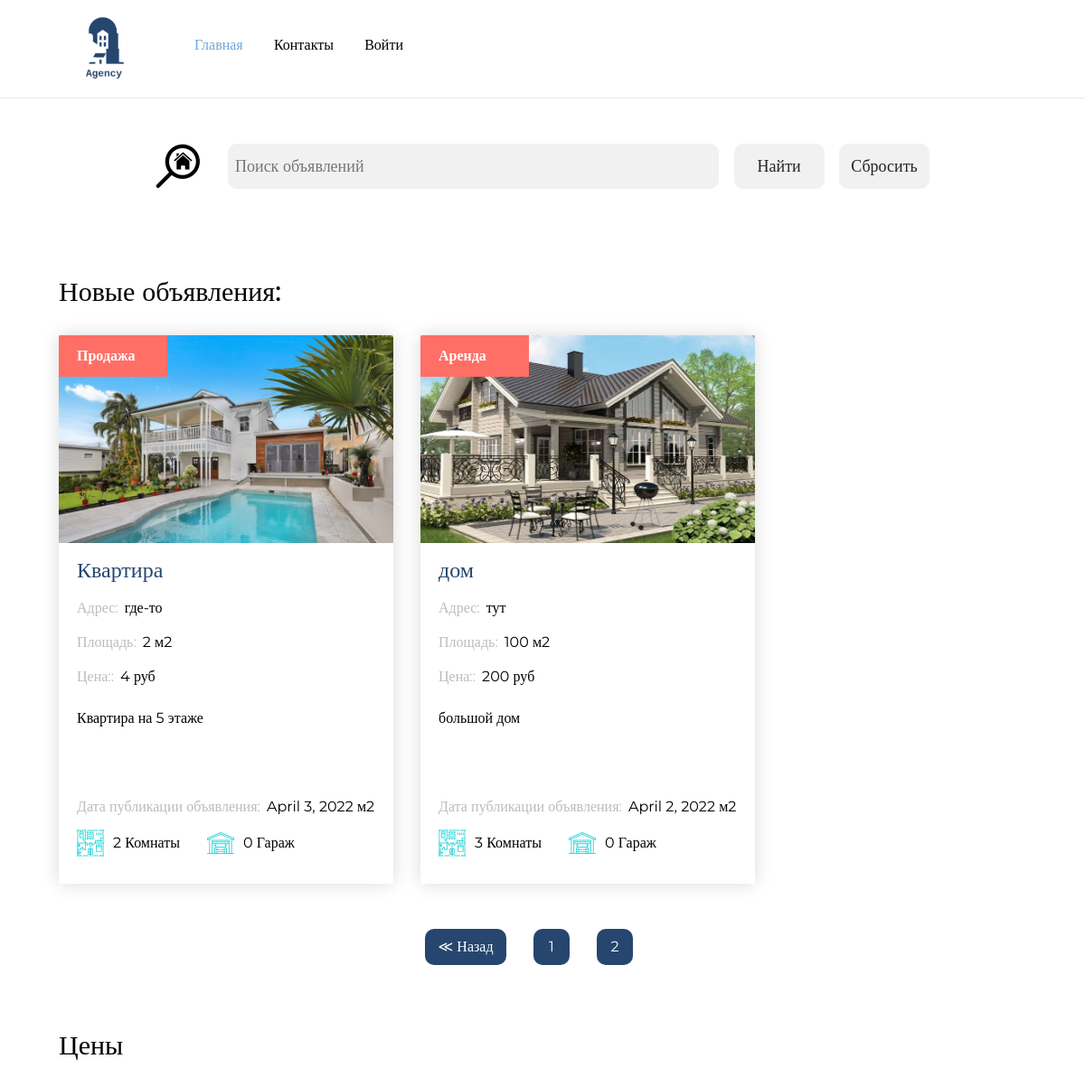
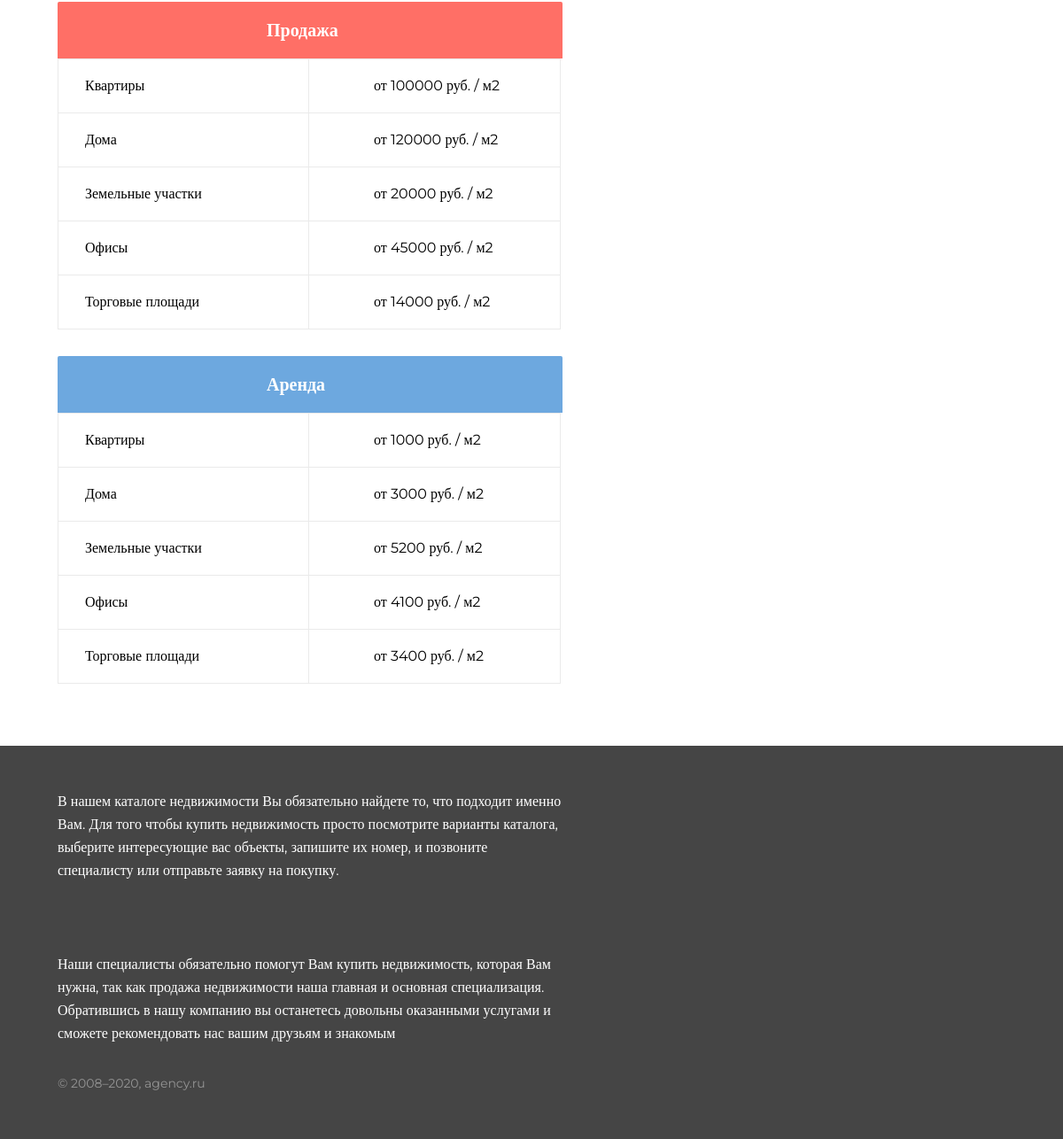
Screenshot of /?page=2 with the database file from the repository (2 pictures, top to bottom).
### Products/models.py (models this page shows, shortened)
class Product(models.Model):
    title = models.CharField(max_length=50)
    description_main = models.CharField(max_length=30, null=True)
    description = models.CharField(max_length=700)
    adress = models.CharField(max_length=50)
    area = models.IntegerField()
    price = models.IntegerField()
    rooms = models.IntegerField()
    garages = models.IntegerField()
    photo = models.ImageField(upload_to='static/image/products')
    Product_status_choices = [
        ('Аренда','Аренда'),
        ('Продажа','Продажа'),
    ]
    status = models.CharField(max_length=15, choices=Product_status_choices, default='rent')
    pub_date = models.DateField(auto_now=False, auto_now_add=True)
    class Meta:
        ordering = ['-pub_date']

class Price(models.Model):
    title = models.CharField(max_length=50)
    price = models.IntegerField()
    status_choices = [
        ('Аренда','Аренда'),
        ('Продажа','Продажа'),
    ]
    status = models.CharField(max_length=15, choices=status_choices)

### Products/views.py (the view)
# urls.py: path('', views.mainpage, name = "mainpage"),
def mainpage(request):
    page_name = 'mainpage'
    search = ''
    if request.GET.get('search'):
        search = request.GET.get('search')
    cards = Product.objects.filter(title__icontains=search)
    page = request.GET.get('page')
    results = 3
    paginator = Paginator(cards, results)
    try:
        cards = paginator.page(page)
    except PageNotAnInteger:
        page = 1
        cards = paginator.page(page)
    except EmptyPage:
        page = paginator.num_pages
        cards = paginator.page(page)
    prices_sale = Price.objects.filter(status = 'Продажа')
    prices_rent = Price.objects.filter(status = 'Аренда')
    context = {
        'cards':cards,
        'prices_sale':prices_sale,
        'prices_rent':prices_rent,
        'page_name':page_name,
        'paginator':paginator
    }
    return render(request, 'mainpage.html', context)

### Products/templates/Products/mainpage.html (shortened to what this page needs)
{% extends 'base.html' %}
{% load static %}
{% block content %}
<main>
	<div class="container">
		<div class="main">
			<div class="search">
				<img src="{% static 'image/search.png' %}" alt="#">
				<form method="get" action="{% url 'mainpage' %}">
					<input placeholder="Поиск объявлений" type="text" name="search" class="form_element form_element_search">
					<input type="submit" value='Найти' class="message_btn search_btn">
					<button href="/mainpage" class="message_btn search_btn">Сбросить</button>
				</form>
			</div>
			<h1 class="main-title">Новые объявления:</h1>
			<div class="cards">
				{% for card in cards %}
					<a href = 'card{{ card.id }}'>
						<div class="card">
							<div class="card-image">
								<img src='{{ card.photo.url }}' alt="#" class="title-img">
								<div class="card-tag">{{ card.status }}</div>
							</div>
							<div class="card-content">
								<h3 class="card-title">{{ card.title }}</h3>
								<div class="field">
									<div class="field-tag">Адрес:</div>
									<div class="field-text">{{ card.adress }}</div>
								</div>
								<div class="field">
									<div class="field-tag">Площадь:</div>
									<div class="field-text">{{ card.area }} м2</div>
								</div>
								<div class="field">
									<div class="field-tag">Цена::</div>
									<div class="field-text">{{ card.price }} руб</div>
								</div>
								<div class="card-text">{{ card.description_main }}</div>
								<div class="field">
									<div class="field-tag">Дата публикации объявления:</div>
									<div class="field-text">{{ card.pub_date }} м2</div>
								</div>
								<div class="card-information">
									<div class="short-info">
										<img src='{% static "image/room.svg" %}' alt="#">
										<span>{{ card.rooms }} Комнаты</span>
									</div>
									<div class="short-info">
										<img src='{% static "image/garage.svg" %}' alt="#">
										<span>{{ card.garages }} Гараж</span>
									</div>
								</div>
							</div>
						</div>
					</a>
				{% endfor %}
			</div>
			<div>
				<ul class="pagination">
					{% if cards.has_previous %}
					<li><a href="?page={{cards.previous_page_number}}" id="prev"> &Lt; Назад </a></li>
					{% endif %}
					{% for page in paginator.page_range %}
					<li><a href="?page={{page}}">{{page}}</a></li>
					{% endfor %}
				</ul>
			</div>
			<h2 class="main-title">Цены</h2>
			<div class="table-block">
				<div class="sale-block">
					<div class="sale-title">Продажа</div>
					<table>
						{% for price in prices_sale %}
						<tr>
							<td class="object">{{ price.title }}</td>
							<td class="price">от {{ price.price }} руб. / м2</td>
						</tr>
						{% endfor %}
					</table>
				</div>
				<div class="rent-block">
					<div class="rent-title">Аренда</div>
					<table>
						{% for price in prices_rent %}
						<tr>
							<td class="object">{{ price.title }}</td>
							<td class="price">от {{ price.price }} руб. / м2</td>
						</tr>
						{% endfor %}
					</table>
				</div>
			</div>
		</div>
	</div>
</main>
{% endblock content %}

### static/css/style.css (style rules this page uses)
.container { width: 1170px; margin:auto; font-family: Montserrat; }
body { margin: 0; min-height: 100vh; display: flex; flex-direction: column; }
.main-title { font-family: Montserrat; font-style: normal; font-weight: 500; font-size: 30px; line-height: 37px; color: #000000; margin-bottom: 30px; margin-top: 70px; }
.search { width: 80%; margin: 50px auto; display: flex; }
.search img { width: 50px; height: 50px; margin-right: 30px; }
.search form { width: 100%; display: flex; justify-content: space-between; }
.cards { display: flex; flex-wrap: wrap; }
.cards a { text-decoration: none; margin-right: 30px; margin-bottom: 30px; transition: 0.5s ease; }
.card { background: #FFFFFF; box-shadow: 0px 0px 20px rgba(0, 0, 0, 0.15); border-radius: 2px; width: 370px; }
.card-image { display: flex; position: relative; margin-bottom: 15px; }
.title-img { width: 370px; height: 230px; border-radius: 2px 2px 0px 0px; }
.card-tag { position: absolute; left: 0; top: 0; font-family: Montserrat; font-style: normal; font-weight: 600; font-size: 16px; line-height: 26px; color: #FFFFFF; background: #FF6F66; border-radius: 2px 0px 0px 0px; width: 80px; height: 26px; padding: 10px 20px; }
.card-content { margin-left: 20px; padding-bottom: 30px; }
.card-title { font-family: Montserrat; font-style: normal; font-weight: 500; font-size: 24px; line-height: 29px; color: #26466F; margin-bottom: 15px; }
.field { display: flex; font-family: Montserrat; font-style: normal; font-weight: normal; font-size: 16px; line-height: 26px; color: #000000; }
.field-tag { color: #BCBCBC; margin-right: 7px; margin-bottom: 12px; }
.card-text { width: 330px; height: 78px; font-family: Montserrat; font-style: normal; font-weight: normal; font-size: 16px; line-height: 26px; color: #000000; margin-top: 8px; margin-bottom: 20px; }
.short-info { display: flex; align-items: center; font-family: Montserrat; font-style: normal; font-weight: normal; font-size: 16px; line-height: 20px; color: #000000; }
.short-info span { margin-left: 10px; }
.short-info:first-child { margin-right: 30px; }
.card-information { display: flex; }
.pagination { padding: 0; margin: 20px auto; display: flex; justify-content: center; list-style-type: none; }
.pagination li a { margin-right: 30px; width: 40px; height: 40px; border-radius: 10px; display: flex; align-items: center; justify-content: center; background-color: #26466f; text-decoration: none; color:#FFFFFF; }
#prev { width:90px; }
.table-block { display: flex; margin-bottom: 70px; }
.sale-block { margin-right: 30px; }
.sale-title { font-family: Montserrat; font-style: normal; font-weight: 600; font-size: 20px; line-height: 24px; color: #FFFFFF; background: #FF6F66; border-radius: 2px 2px 0px 0px; width: 98px; padding: 20px 236px; }
.rent-title { font-family: Montserrat; font-style: normal; font-weight: 600; font-size: 20px; line-height: 24px; color: #FFFFFF; background: #6DA8DF; border-radius: 2px 2px 0px 0px; width: 98px; padding: 20px 236px; }
table { border-collapse: collapse; border: 1px solid #EAEAEA; border-radius: 2px; }
td { border: 1px solid #EAEAEA; }
.object { width: 252px; font-family: Montserrat; font-style: normal; font-weight: 500; font-size: 16px; line-height: 20px; color: #000000; padding-left: 30px; padding-top: 20px; padding-bottom: 20px; }
.price { width: 210px; font-family: Montserrat; font-style: normal; font-weight: normal; font-size: 16px; line-height: 20px; color: #000000; padding-left: 73px; padding-top: 20px; padding-bottom: 20px; }
.form_element { margin-bottom: 25px; border-radius: 10px; padding: 7px; box-sizing: border-box; border: 1px solid #f1f1f1; background-color: #f1f1f1; width: 100%; height: 40px; color: #000; font-size: 16px; font-family: inherit; transition: 1s ease; }
.form_element_search { width: 70%; height: 50px; font-size: 18px; }
.message_btn { width: 230px; height: 40px; margin-bottom: 10px; border-radius: 10px; border: 1px solid #f1f1f1; background-color: #f1f1f1; font-size: 18px; font-family: inherit; transition: 1s ease; }
.search_btn { width: 100px; height: 50px; cursor: pointer; }
@media (max-width: 1260px) { .container { max-width: 1070px; margin: auto; } }
@media (max-width: 1260px) { .table-block { display: flex; flex-direction: column; } }
@media (max-width: 1260px) { .sale-block { margin-bottom: 30px; } }

### rows the page displays
Product: photo (picture), status "Продажа", title "Квартира", adress "где-то", area "2", price "4", description_main "Квартира на 5 этаже", pub_date "April 3, 2022", rooms "2", garages "0"
Product: photo (picture), status "Аренда", title "дом", adress "тут", area "100", price "200", description_main "большой дом", pub_date "April 2, 2022", rooms "3", garages "0"
Price: title "Квартиры", price "100000"
Price: title "Дома", price "120000"
Price: title "Земельные участки", price "20000"
Price: title "Офисы", price "45000"
Price: title "Торговые площади", price "14000"
Price: title "Квартиры", price "1000"
Price: title "Дома", price "3000"
Price: title "Земельные участки", price "5200"
Price: title "Офисы", price "4100"
Price: title "Торговые площади", price "3400"

### other values shown
{{ page }} "1" "2"
